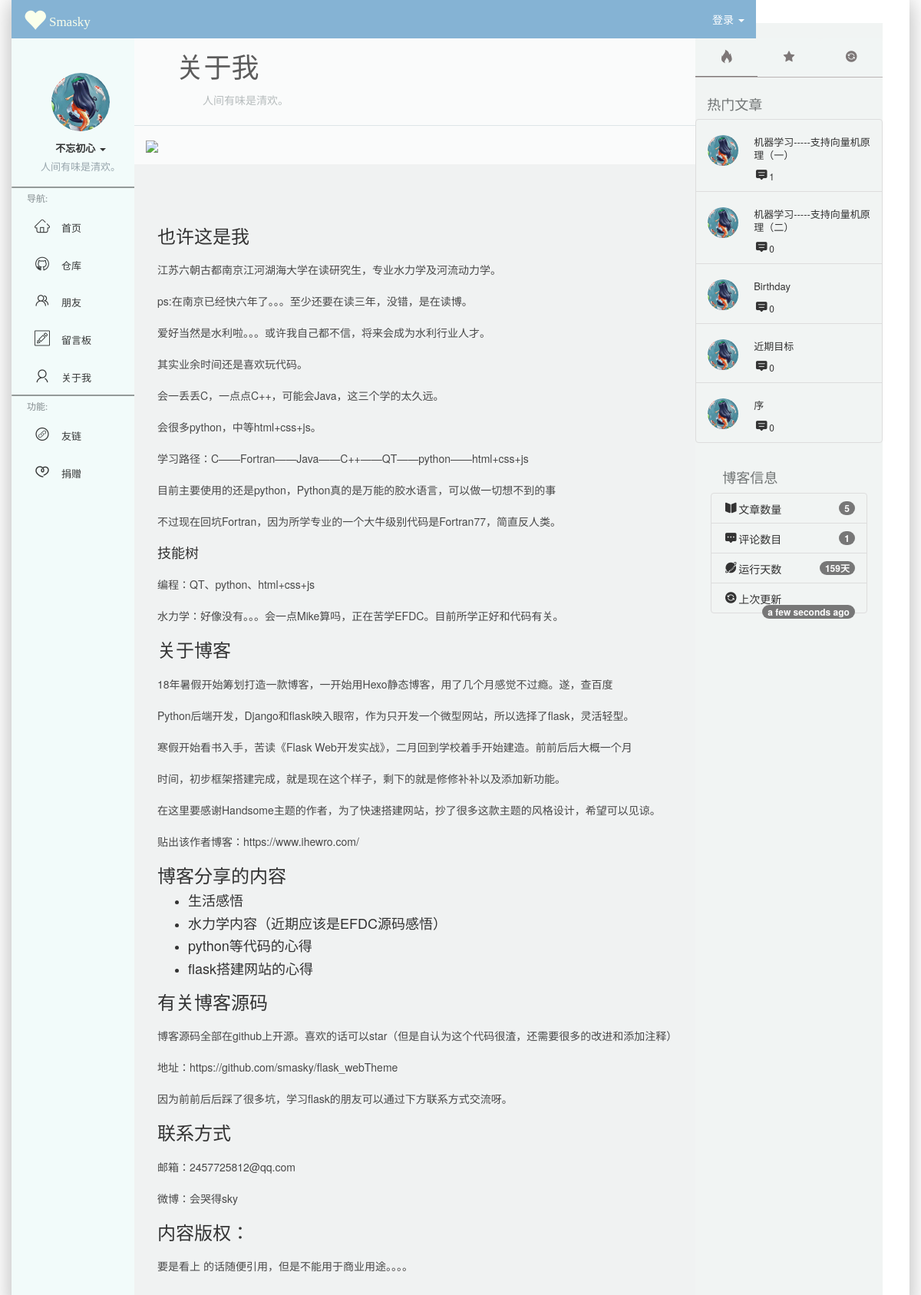
The page /aboutme on the database its author committed.
### SmaBlog/models.py (models this page shows)
class Post(db.Model):
    id=db.Column(db.Integer,primary_key=True)
    title=db.Column(db.String(60))
    post_img=db.Column(db.String(60))
    abstract=db.Column(db.String(60))
    body=db.Column(db.Text)
    views=db.Column(db.Integer)
    timestamp=db.Column(db.DateTime,default=datetime.utcnow,index=True)
    comments=db.Column(db.Integer,default=0)
    postcomments=db.relationship('PostComment',back_populates='post',cascade='all')

### SmaBlog/blueprints/blog.py (the view)
@blog_bp.route('/aboutme')
def aboutme():
    admin_form=AdminForm()
    login(admin_form)
    return render_template('blog/aboutMe.html',adminForm=admin_form)

### SmaBlog/__init__.py (called while the page is built)
def register_template_context(app):
    @app.context_processor
    def inject_right():
        from SmaBlog.utils import cal_days
        post_info={}
        hot_posts=Post.query.order_by(Post.comments.desc())[:5]
        rand_posts=Post.query.order_by(Post.views.desc())[:5]
        post_info['number']=Post.query.count()
        post_info['num']=sum_comment(Post.query.all())
        post_info['days_from_s']=str(cal_days())+'天'
        post_info['modify']=datetime.utcnow()
        return dict(Post_info=post_info,hot_posts=hot_posts,rand_posts=rand_posts)

### SmaBlog/blueprints/blog.py (called while the page is built)
def login(admin_form):
    if admin_form.validate_on_submit():
        user_name=admin_form.username.data
        print(user_name)
        password=admin_form.password.data
        admin=Admin.query.filter(Admin.username==user_name).first()
        if admin:
            if user_name==admin.username and admin.validate_password(password):
                login_user(admin,remember=False)

### SmaBlog/utils.py (called while the page is built)
def cal_days():
    start=datetime.datetime(2018,10,11)
    time_now=datetime.datetime.now()
    days_from_start=(time_now-start).days
    return days_from_start

def sum_comment(posts):
    num_comments=0
    for post in posts:
        num_comments+=post.comments
    return num_comments

### SmaBlog/templates/blog/aboutMe.html
{% extends 'base.html' %} {% from 'bootstrap/pagination.html' import render_pagination %} {% block main_content %}
<div class="content-header info-color-pure-white boder-bottom">
    <h1 style="font-family:'ABC';font-style: normal;">关于我</h1>
    <small>人间有味是清欢。</small>
</div>
<div class="main-head-img">
    <img src="https://ws1.sinaimg.cn/large/007G9tRkgy1g18hzg86m1j311x0lcth5.jpg" style='background-size:contain; width:100%;'>
</div>
<div class='blog-post post-main'>
    <h3>也许这是我</h3>
    <p>江苏六朝古都南京江河湖海大学在读研究生，专业水力学及河流动力学。</p>
    <p>ps:在南京已经快六年了。。。至少还要在读三年，没错，是在读博。</p>
    <p>爱好当然是水利啦。。。或许我自己都不信，将来会成为水利行业人才。</p>
    <p>其实业余时间还是喜欢玩代码。</p>
    <p>会一丢丢C，一点点C++，可能会Java，这三个学的太久远。</p>
    <p>会很多python，中等html+css+js。</p>
    <p>学习路径：C——Fortran——Java——C++——QT——python——html+css+js</p>
    <p>目前主要使用的还是python，Python真的是万能的胶水语言，可以做一切想不到的事</p>
    <p>不过现在回坑Fortran，因为所学专业的一个大牛级别代码是Fortran77，简直反人类。</p>
    <h4>技能树</h4>
    <p>编程：QT、python、html+css+js</p>
    <p>水力学：好像没有。。。会一点Mike算吗，正在苦学EFDC。目前所学正好和代码有关。</p>
    <h3>关于博客</h3>
    <p>18年暑假开始筹划打造一款博客，一开始用Hexo静态博客，用了几个月感觉不过瘾。遂，查百度</p>
    <p>Python后端开发，Django和flask映入眼帘，作为只开发一个微型网站，所以选择了flask，灵活轻型。</p>
    <p>寒假开始看书入手，苦读《Flask Web开发实战》，二月回到学校着手开始建造。前前后后大概一个月</p>
    <p>时间，初步框架搭建完成，就是现在这个样子，剩下的就是修修补补以及添加新功能。</p>
    <p>在这里要感谢Handsome主题的作者，为了快速搭建网站，抄了很多这款主题的风格设计，希望可以见谅。</p>
    <p>贴出该作者博客：https://www.ihewro.com/</p>
    <h3>博客分享的内容</h3>
    <ul>
    <li>
    <h4>生活感悟</h4>
    </li>
    <li>
    <h4>水力学内容（近期应该是EFDC源码感悟）</h4>
    </li>
    <li>
    <h4>python等代码的心得</h4>
    </li>
    <li>
    <h4>flask搭建网站的心得</h4>
    </li>
    </ul>
    <h3>有关博客源码</h3>
    <p>博客源码全部在github上开源。喜欢的话可以star（但是自认为这个代码很渣，还需要很多的改进和添加注释）</p>
    <p>地址：https://github.com/smasky/flask_webTheme</p>
    <p>因为前前后后踩了很多坑，学习flask的朋友可以通过下方联系方式交流呀。</p>
    <h3>联系方式</h3>
    <p>邮箱：2457725812@qq.com</p>
    <p>微博：会哭得sky</p>
    <h3>内容版权：</h3>
    <p>要是看上 的话随便引用，但是不能用于商业用途。。。。</p>
</div>
{% endblock %} {% block app_right_aside %} {% include 'blog/_rightAside.html' %} {% endblock %}

### SmaBlog/templates/base.html (shortened to what this page needs)
<!DOCTYPE html>
<html>
<head>
    {% block head %}
    <link href="{{url_for('static',filename='css/bootstrap.min.css')}}" rel="stylesheet">
    <link rel="stylesheet" href="{{url_for('static',filename='css/smasky.css')}}">
    <link rel="stylesheet" href="{{url_for('static',filename='css/iconfont.css')}}">
    <link rel="stylesheet" href="https://unpkg.com/animate.css@3.5.2/animate.min.css">
    <link rel="dns-prefetch" href="//cdn.mathjax.org" /> {% endblock head %}
</head>
<body>
    <div class="alllayout  app-container container">
        {% block nav_head %}
        <div class="app-head container">
            <nav class="left-header navbar navbar-default header-info-blue  col-xs-2" role='navigation'>
                <a href="{{ url_for('blog.index')}}" class='hidden-xs navbar-header font-bg-info-white text-center' style='margin-top:10px;text-decoration: none;'>
                    <i class='glyphicon glyphicon-heart middle icon-size' style='margin-bottom: 10px;'> </i>
                    <span class='font-info-Source hidden-md hidden-xs web-title navbar-font'>Smasky</span>
                </a>
            </nav>
            <nav class='right-header navbar navbar-default header-info-blue col-xs-10'>
                <ul class="nav nav-right head-right-nav">
                    <li class='dropdown login'>
                        {% if not current_user.is_authenticated %}
                        <a data-toggle='dropdown' class="login dropdown-toggle white-info" href='#'>
                            <span>登录</span>
                            <b class="caret white-info"></b>
                        </a>
                        {% else %}
                        <a href="{{ url_for('blog.logout') }}" class="login white-info">
                            <span>登出</span>
                        </a>
                        {% endif %}
                    </li>
                </ul>
            </nav>
        </div>
        {% endblock nav_head %} {% block app_left_aside %}
        <div class='app-left-aside aside bg-green col-xs-2'>
            <div class="sub-aside clearfix text-center show ">
                <div class="dropdown wrap">
                    <div class="ui-avtar">
                        <a href=#>
                            <span class="thumb-lg avatar">
                                <img src="{{url_for('static',filename='img/avatar.jpg')}}" class="img-full">
                            </span>
                        </a>
                    </div>
                    <div class="describe">
                        <span class='main-des'>
                            <strong>不忘初心</strong>
                            <span class="caret "></span>
                        </span>
                        <span class="sub-des">
                            人间有味是清欢。
                        </span>
                    </div>
                </div>
                <div class="line bg-white"></div>
                <div class="navi  navigation">
                    <ul class="nav nav-stacked">
                        <li class='aside-nav-head'><span>导航:</span></li>
                        <li><a href="{{ url_for('blog.index') }}"><i class="iconfont icon-shouye aside-icon"></i><span>首页</span></a></li>
                        <li><a href="https://github.com/smasky"><i class="iconfont icon-github-copy aside-icon"></i><span href="#">仓库</span></a></li>
                        <li><a><i class="iconfont icon-pengyou aside-icon"></i><span href="#">朋友</span></a></li>
                        <li><a href="{{ url_for('blog.MessageBoard') }}"><i class="iconfont icon-liuyanban1 aside-icon"></i><span
                                    href="#">留言板</span></a></li>
                        <li><a href="{{ url_for('blog.aboutme') }}"><i class="iconfont icon-my aside-icon"></i><span href="#">关于我</span></a></li>
                    </ul>
                </div>
                <div class="line bg-white"></div>
                <ul class="nav nav-stacked">
                    <li class="aside-nav-head"><span>功能:</span></li>
                    <li><a ui-toggle='active' ui-toggle-target='sub-liThree'><i class="iconfont icon-youlian aside-icon"></i><span
                                href="#">友链</span></a></li>
                    <li><a ui-toggle='active' ui-toggle-target='sub-liFour'><i class="iconfont icon-juanzeng  aside-icon"></i><span
                                href="#">捐赠</span></a></li>
                </ul>
            </div>
        </div>
        {% endblock app_left_aside %}
        <div class="app-main info-color-low-white " id='app-main'>
            <div class="main-content col-lg-9">
                {% block main_content %}{% endblock main_content %} </div>{% block app_right_aside %}{% endblock app_right_aside %}
        </div>
    </div>
</body>
</html>

### SmaBlog/templates/blog/_rightAside.html (shortened to what this page needs)
<div class="app-right-aside col-md-3 info-color-high-white hidden-md hidden-xs">
    <div class="nav-wrap">
        <ul class="nav nav-tabs nav-justified" role="tablist">
            <li class="active" role="presentation">
                <a href='#link-nav-One' data-toggle='tab'>
                    <i class="iconfont icon-icon-test"></i>
                </a>
            </li>
            <li role="presentation">
                <a href='#link-nav-Two' data-toggle='tab'>
                    <i class="iconfont icon-icon_fill_3"></i>
                </a>
            </li>
            <li role="presentation">
                <a href='#link-nav-Three' data-toggle='tab'>
                    <i class="iconfont icon-icon_fill_"></i>
                </a>
            </li>
        </ul>
        <div class='tab-content'>
            <div id='link-nav-One' class="tab-pane active">
                <h4 style="padding-left:15px;padding-top:15px;color:#707474;">热门文章</h4>
                <ul class="list-group">
                    {% if hot_posts %} {% for post in hot_posts %}
                    <li class="list-group-item">
                        <a class="pull-left thumb-sm"><img src="{{url_for('static',filename='img/avatar.jpg') }}" style='width:40px!important;height:40px!important;border-radius: 500px;'></a>
                        <div class="clear" style="display:block;margin-left:60px;">
                            <h4  style='font-size: 15px;'><a href="{{ url_for('blog.show_post',post_id=post.id) }}" style='float:none;color:#333'>{{ post.title }}</a></h4> <small style='line-height: 0.9;'><i class="iconfont icon-icon_fill_2" style='font-size:7px;'></i>{{ post.comments }}</small></div>
                    </li>
                    {% endfor %} {% endif %}
                </ul>
            </div>
        </div>
        <div class="tab-info" style="margin:0px 20px;">
            <h4 style="padding-left:15px;padding-top:15px;color:#707474;">博客信息</h4>
            <ul class="list-group" style='line-height: 0.9;'>
                <li class="list-group-item"><i class="iconfont icon-icon_fill_5"></i>文章数量<span class="badge" style='line-height: 1;'>{{ Post_info.number }}</span></li>
                <li class="list-group-item"><i class="iconfont icon-icon_fill_1"></i>评论数目<span class="badge" style='line-height: 1;'>{{ Post_info.num }}</span></li>
                <li class="list-group-item"><i class="iconfont icon-icon_fill_4"></i>运行天数<span class="badge" style='line-height: 1;'>{{ Post_info.days_from_s }}</span></li>
                <li class="list-group-item"><i class="iconfont icon-icon_fill_"></i>上次更新<span class="badge" style='line-height: 1;'>{{ moment(Post_info.modify).fromNow(refresh=True) }}</span></li>
            </ul>
        </div>
    </div>
</div>

### rows shown on the page
Post: title "机器学习-----支持向量机原理（一）", comments "1"
Post: title "机器学习-----支持向量机原理（二）", comments "0"
Post: title "Birthday", comments "0"
Post: title "近期目标", comments "0"
Post: title "序", comments "0"

### other values the page prints
{{ Post_info.number }} "5"
{{ Post_info.num }} "1"
{{ Post_info.days_from_s }} "159天"
{{ moment(Post_info.modify).fromNow(refresh=True) }} "a few seconds ago"
